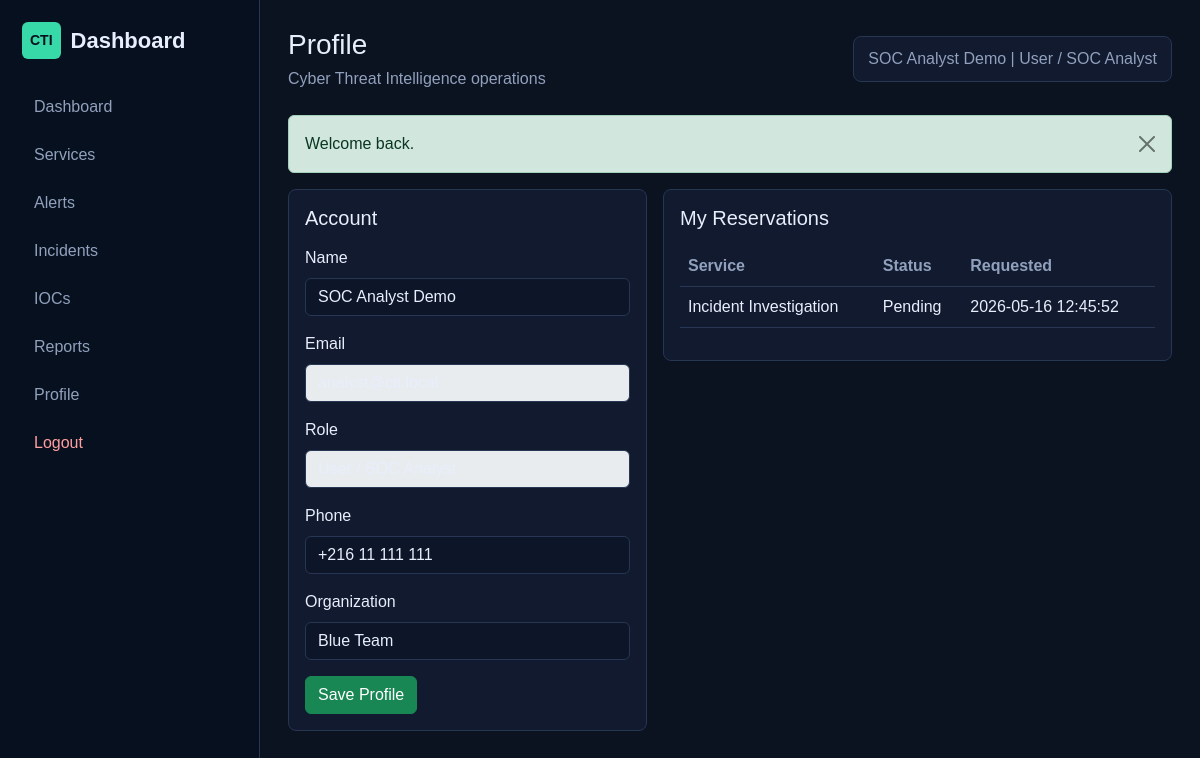
The app's page /profile.php (signed in) with its own data.
### tables this page shows
CREATE TABLE users (
    id INT AUTO_INCREMENT PRIMARY KEY,
    role_id INT NOT NULL,
    name VARCHAR(120) NOT NULL,
    email VARCHAR(160) NOT NULL UNIQUE,
    password VARCHAR(255) NOT NULL,
    phone VARCHAR(40),
    organization VARCHAR(160),
    status ENUM('Active', 'Blocked') DEFAULT 'Active',
    created_at TIMESTAMP DEFAULT CURRENT_TIMESTAMP,
    FOREIGN KEY (role_id) REFERENCES roles(id)
);

CREATE TABLE roles (
    id INT AUTO_INCREMENT PRIMARY KEY,
    name VARCHAR(100) NOT NULL UNIQUE
);

CREATE TABLE reservations (
    id INT AUTO_INCREMENT PRIMARY KEY,
    user_id INT NOT NULL,
    service_id INT NOT NULL,
    message TEXT,
    status ENUM('Pending', 'Approved', 'Rejected', 'Completed') DEFAULT 'Pending',
    created_at TIMESTAMP DEFAULT CURRENT_TIMESTAMP,
    FOREIGN KEY (user_id) REFERENCES users(id) ON DELETE CASCADE,
    FOREIGN KEY (service_id) REFERENCES services(id) ON DELETE CASCADE
);

CREATE TABLE services (
    id INT AUTO_INCREMENT PRIMARY KEY,
    name VARCHAR(160) NOT NULL,
    description TEXT,
    price DECIMAL(10,2) DEFAULT 0,
    status ENUM('Active', 'Inactive') DEFAULT 'Active',
    image VARCHAR(255),
    created_at TIMESTAMP DEFAULT CURRENT_TIMESTAMP
);

### profile.php (the view, shortened to what this page needs)
<?php
require_once __DIR__ . '/config/database.php';
require_once __DIR__ . '/includes/functions.php';
$userId = current_user()['id'];
$stmt = $pdo->prepare('SELECT users.*, roles.name AS role_name FROM users JOIN roles ON roles.id = users.role_id WHERE users.id = ?');
$stmt->execute([$userId]);
$user = $stmt->fetch();
$orders = $pdo->prepare('
    SELECT reservations.*, services.name AS service_name
    FROM reservations
    JOIN services ON services.id = reservations.service_id
    WHERE reservations.user_id = ?
    ORDER BY reservations.created_at DESC
');
$orders->execute([$userId]);
$pageTitle = 'Profile';
include __DIR__ . '/includes/header.php';
?>
<div class="row g-3">
    <div class="col-lg-5">
        <div class="card p-3">
            <h2 class="h5 mb-3">Account</h2>
            <form method="post">
                <div class="mb-3"><label class="form-label">Name</label><input name="name" class="form-control" value="<?= e($user['name']) ?>" required></div>
                <div class="mb-3"><label class="form-label">Email</label><input class="form-control" value="<?= e($user['email']) ?>" disabled></div>
                <div class="mb-3"><label class="form-label">Role</label><input class="form-control" value="<?= e($user['role_name']) ?>" disabled></div>
                <div class="mb-3"><label class="form-label">Phone</label><input name="phone" class="form-control" value="<?= e($user['phone']) ?>"></div>
                <div class="mb-3"><label class="form-label">Organization</label><input name="organization" class="form-control" value="<?= e($user['organization']) ?>"></div>
                <button class="btn btn-success">Save Profile</button>
            </form>
        </div>
    </div>
    <div class="col-lg-7">
        <div class="card p-3">
            <h2 class="h5 mb-3">My Reservations</h2>
            <div class="table-responsive">
                <table class="table">
                    <thead><tr><th>Service</th><th>Status</th><th>Requested</th></tr></thead>
                    <tbody>
                    <?php foreach ($orders as $order): ?>
                        <tr><td><?= e($order['service_name']) ?></td><td><?= e($order['status']) ?></td><td><?= e($order['created_at']) ?></td></tr>
                    <?php endforeach; ?>
                    </tbody>
                </table>
            </div>
        </div>
    </div>
</div>
<?php include __DIR__ . '/includes/footer.php'; ?>

### includes/header.php (shortened to what this page needs)
<?php
require_once __DIR__ . '/functions.php';
$base = strpos($_SERVER['SCRIPT_NAME'], '/admin/') !== false ? '../' : '';
?>
<!doctype html>
<html lang="en">
<head>
    <link href="https://cdn.jsdelivr.net/npm/bootstrap@5.3.3/dist/css/bootstrap.min.css" rel="stylesheet">
    <link rel="stylesheet" href="<?= $base ?>assets/css/style.css">
</head>
<body>
<?php if (is_logged_in()): ?>
<div class="app-shell">
    <?php include __DIR__ . '/sidebar.php'; ?>
    <main class="main-content">
        <div class="topbar">
            <div>
                <h1><?= e($pageTitle ?? 'Dashboard') ?></h1>
                <p><?= e($pageSubtitle ?? 'Cyber Threat Intelligence operations') ?></p>
            </div>
            <div class="user-chip"><?= e(current_user()['name']) ?> | <?= e(role_name()) ?></div>
        </div>
<?php else: ?>
<main class="auth-page">
    <?php show_flash(); ?>
<?php endif; ?>

### assets/css/style.css (style rules this page uses)
:root { --bg: #0b1220; --panel: #111a2e; --panel-2: #17223a; --line: #263653; --text: #e7eefc; --muted: #91a1bd; --accent: #38d9a9; --danger: #ff6b6b; --warning: #ffd166; }
body { background: var(--bg); color: var(--text); font-family: Arial, Helvetica, sans-serif; }
.app-shell { display: flex; min-height: 100vh; }
.main-content { flex: 1; padding: 28px; overflow-x: hidden; }
.topbar { display: flex; justify-content: space-between; gap: 20px; align-items: center; margin-bottom: 24px; }
.topbar h1 { font-size: 28px; margin: 0; }
.topbar p { color: var(--muted); margin: 5px 0 0; }
.user-chip { background: var(--panel); color: var(--muted); border: 1px solid var(--line); border-radius: 8px; padding: 10px 14px; }
.card, .modal-content { background: var(--panel); color: var(--text); border: 1px solid var(--line); border-radius: 8px; }
.table { --bs-table-bg: transparent; --bs-table-color: var(--text); --bs-table-border-color: var(--line); }
.table thead th { color: var(--muted); font-weight: 600; }
.form-control, .form-select { background: #0c1628; color: var(--text); border-color: var(--line); }

### records on screen
users: name "SOC Analyst Demo", email "analyst@cti.local", role.name "User / SOC Analyst", phone "+216 11 111 111", organization "Blue Team"
reservations: service.name "Incident Investigation", status "Pending", created_at "2026-05-16 12:45:52"

### other values on screen
$pageTitle "Profile"
$pageSubtitle "Cyber Threat Intelligence operations"
role_name() "User / SOC Analyst"
$item['message'] "Welcome back."
